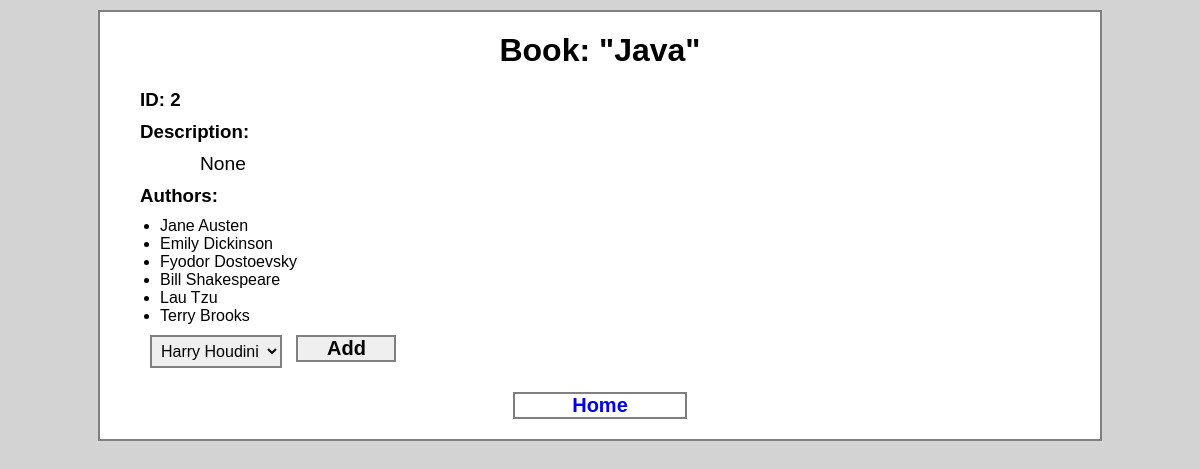
The page /books/2 on the database its author committed.
### books_authors_app/models.py (models this page shows)
class Book(models.Model):
    title = models.CharField(max_length=255)
    desc = models.TextField(null=True)
    created_at = models.DateTimeField(auto_now_add=True)
    updated_at = models.DateTimeField(auto_now=True)

class Author(models.Model):
    first_name = models.CharField(max_length=45)
    last_name = models.CharField(max_length=45)
    notes = models.TextField(null=True)
    books = models.ManyToManyField(Book, related_name="authors") # list of Book objects
    created_at = models.DateTimeField(auto_now_add=True)
    updated_at = models.DateTimeField(auto_now=True)

### books_authors_app/views.py (the view)
# urls.py: path('books/<int:book_id>', views.book_page),
def book_page(request, book_id):
    context = {
        'this_book': Book.objects.get(id=book_id),
        'all_authors': Author.objects.all(),
    }
    return render(request, 'book_page.html', context)

### books_authors_app/templates/book_page.html (shortened to what this page needs)
<!DOCTYPE html>
<html lang="en">
<head>
    {% load static %}
    <link rel="stylesheet" href="{% static 'css/ba_style.css' %}">
</head>
<body>
    <div class="mainwrapper">
        <h1>Book: "{{ this_book.title }}"</h1>
        <h3>ID:  {{ this_book.id }}</h3>
        <h3>Description:</h3>
        <p id="desc">{{ this_book.desc }}</p>
        <h3>Authors:</h3>
        <ul>
            {% for author in this_book.authors.all %}
            <li>{{ author.first_name }} {{ author.last_name }}</li>
            {% endfor %}
        </ul>
        <form action="/books/{{ this_book.id }}/add_author_to_book/" method="POST">
            <select name="add_this_author" id="add_this_author">
                {% for author in all_authors %}
                    {% if author not in this_book.authors.all %}
                    <option value={{author.id}}>{{ author.first_name }} {{ author.last_name }}</option>
                    {% endif %}
                {% endfor %}
            </select>
            <input id="addButton" type="submit" value="Add">
        </form>
        <a id="home" href="/">Home</a>
    </div>
</body>
</html>

### books_authors_app/static/css/ba_style.css (style rules this page uses)
* { outline: 0; padding: 0; margin: 0; border: 0; }
body { font-family: 'Gill Sans', 'Gill Sans MT', Calibri, 'Trebuchet MS', sans-serif; background-color: lightgray; }
.mainwrapper { width: 1000px; margin: 10px auto; border: 2px solid grey; background-color: white; }
h1, h2, .indexLink { display: block; text-align: center; margin: 20px 0; font-size: 2em; }
input, textarea { display: inline-block; vertical-align: top; width: 60%; margin: 20px 0; padding: 0 10px; font-size: 20px; font-weight: 600; border: 2px solid grey; }
h3 { margin: 10px 40px; }
ul { margin-left: 60px; }
p#desc { margin: 0 0 0 100px; font-size: 1.2em; }
select { margin: 10px 0 0 50px; padding: 5px; font-size: 1.0em; border: 2px solid grey; display: inline-block; }
#addButton { display: inline-block; vertical-align: top; margin: 10px; width: 10%; }
#home { display: block; margin: 20px auto; width: 15%; padding: 0 10px; font-size: 20px; font-weight: 600; text-align: center; text-decoration: none; border: 2px solid grey; }

### rows shown on the page
Book: title "Java", id "2", desc "None"
Author: first_name "Jane", last_name "Austen"
Author: first_name "Emily", last_name "Dickinson"
Author: first_name "Fyodor", last_name "Dostoevsky"
Author: first_name "Bill", last_name "Shakespeare"
Author: first_name "Lau", last_name "Tzu"
Author: first_name "Terry", last_name "Brooks"

### other values the page prints
form field add_this_author "Harry Houdini"
